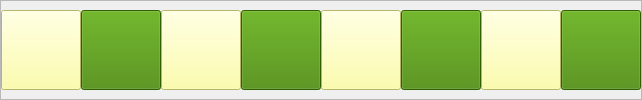
           <widget class="QFrame" name="EightFrame">
            <property name="layoutDirection">
             <enum>Qt::LeftToRight</enum>
            </property>
            <property name="frameShape">
             <enum>QFrame::StyledPanel</enum>
            </property>
            <property name="frameShadow">
             <enum>QFrame::Raised</enum>
            </property>
            <layout class="QHBoxLayout" name="horizontalLayout_2">
             <property name="spacing">
              <number>0</number>
             </property>
             <property name="leftMargin">
              <number>0</number>
             </property>
             <property name="topMargin">
              <number>0</number>
             </property>
             <property name="rightMargin">
              <number>0</number>
             </property>
             <property name="bottomMargin">
              <number>0</number>
             </property>
             <item>
              <widget class="QPushButton" name="A8">
               <property name="minimumSize">
                <size>
                 <width>80</width>
                 <height>80</height>
                </size>
               </property>
               <property name="styleSheet">
                <string notr="true">background-color: rgb(255, 255, 150);
image: url(:/BlackPieces/Images/Black_Rook.png);</string>
               </property>
               <property name="text">
                <string/>
               </property>
              </widget>
             </item>
             <item>
              <widget class="QPushButton" name="B8">
               <property name="minimumSize">
                <size>
                 <width>80</width>
                 <height>80</height>
                </size>
               </property>
               <property name="styleSheet">
                <string notr="true">background-color: rgb(67, 134, 0);
image: url(:/BlackPieces/Images/Black_Knight.png);</string>
               </property>
               <property name="text">
                <string/>
               </property>
              </widget>
             </item>
             <item>
              <widget class="QPushButton" name="C8">
               <property name="minimumSize">
                <size>
                 <width>80</width>
                 <height>80</height>
                </size>
               </property>
               <property name="styleSheet">
                <string notr="true">background-color: rgb(255, 255, 150);
image: url(:/BlackPieces/Images/Black_Bishop.png);</string>
               </property>
               <property name="text">
                <string/>
               </property>
              </widget>
             </item>
             <item>
              <widget class="QPushButton" name="D8">
               <property name="minimumSize">
                <size>
                 <width>80</width>
                 <height>80</height>
                </size>
               </property>
               <property name="styleSheet">
                <string notr="true">background-color: rgb(67, 134, 0);
image: url(:/BlackPieces/Images/Black_Queen.png);</string>
               </property>
               <property name="text">
                <string/>
               </property>
              </widget>
             </item>
             <item>
              <widget class="QPushButton" name="E8">
               <property name="minimumSize">
                <size>
                 <width>80</width>
                 <height>80</height>
                </size>
               </property>
               <property name="styleSheet">
                <string notr="true">background-color: rgb(255, 255, 150);
image: url(:/BlackPieces/Images/Black_King.png);</string>
               </property>
               <property name="text">
                <string/>
               </property>
              </widget>
             </item>
             <item>
              <widget class="QPushButton" name="F8">
               <property name="minimumSize">
                <size>
                 <width>80</width>
                 <height>80</height>
                </size>
               </property>
               <property name="styleSheet">
                <string notr="true">background-color: rgb(67, 134, 0);
image: url(:/BlackPieces/Images/Black_Bishop.png);</string>
               </property>
               <property name="text">
                <string/>
               </property>
              </widget>
             </item>
             <item>
              <widget class="QPushButton" name="G8">
               <property name="minimumSize">
                <size>
                 <width>80</width>
                 <height>80</height>
                </size>
               </property>
               <property name="styleSheet">
                <string notr="true">background-color: rgb(255, 255, 150);
image: url(:/BlackPieces/Images/Black_Knight.png);</string>
               </property>
               <property name="text">
                <string/>
               </property>
              </widget>
             </item>
             <item>
              <widget class="QPushButton" name="H8">
               <property name="minimumSize">
                <size>
                 <width>80</width>
                 <height>80</height>
                </size>
               </property>
               <property name="styleSheet">
                <string notr="true">background-color: rgb(67, 134, 0);
image: url(:/BlackPieces/Images/Black_Rook.png);</string>
               </property>
               <property name="text">
                <string/>
               </property>
              </widget>
             </item>
            </layout>
           </widget>
